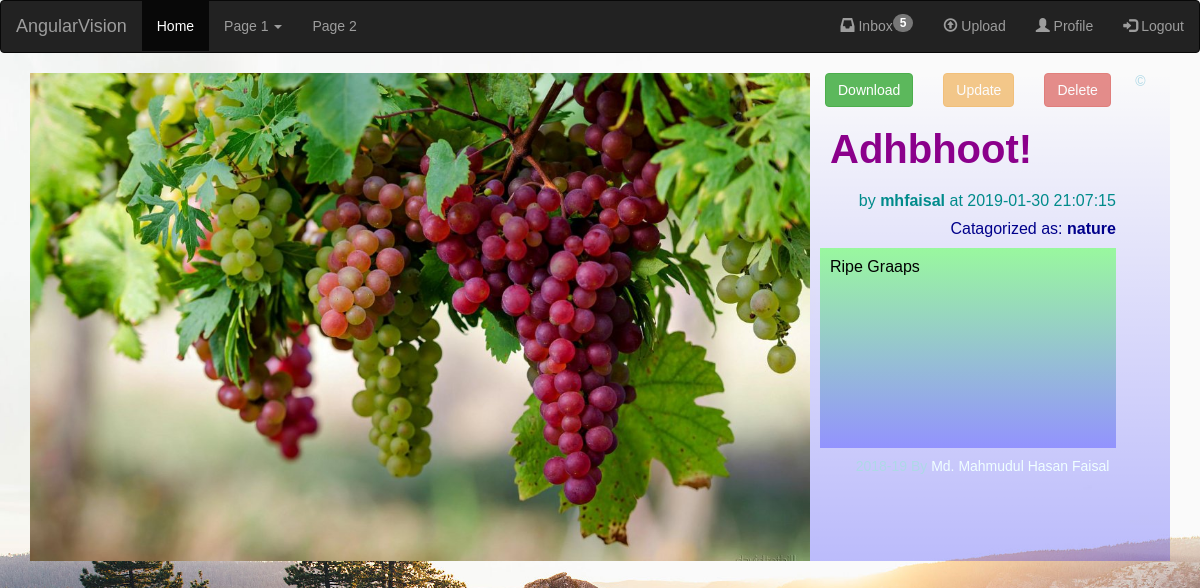
/photo.php?id=1548860836 (signed in), run on the app's committed database.
### tables this page shows
CREATE TABLE `uploads` (
  `image_id` int(11) NOT NULL,
  `username` varchar(32) NOT NULL,
  `image_title` varchar(255) NOT NULL,
  `image_caption` varchar(1024) NOT NULL,
  `mime` varchar(32) NOT NULL,
  `catagory` varchar(64) NOT NULL,
  `upload_time` datetime NOT NULL DEFAULT CURRENT_TIMESTAMP
);

### photo.php (the view, shortened to what this page needs)
<?php include "./header.php"; ?>
<?php
require_once "config.php";
$id = isset($_GET['id'])? $_GET['id'] : "0000";
$sql = "SELECT * FROM `uploads` WHERE image_id = '".$id."'";
$result = $mysqli->query($sql);
$uploader="";
$title="";
$catagory="";
$time="";
$caption="";
$mime = 'jpg';
$ability = "disabled";
echo "<div class='main_photo_container'>";
if ($result->num_rows > 0) {
    while($row = $result->fetch_assoc()) {
		if ($row['mime']=='image/jpeg'){
			$mime = 'jpg';
		} else if ($row['mime']=='image/png'){
			$mime = 'png';
		} else if ($row['mime']=='image/gif'){
			$mime = 'gif';
		}
		$uploader = $row['username'];
		$title =$row['image_title'];
		$catagory = $row['catagory'];
		$time = $row['upload_time'];
		$caption = $row['image_caption'];
	}
}
echo "<div class='photo_loader'> <img src='./img/uploads/".$id.".".$mime."'> </div>";
echo "<div class='photos_right'>";
echo "<div class='photo_operation'>";
echo "<a href='./img/uploads/".$id.".".$mime."' class='btn btn-success'>Download</a>";
echo "<a href='./update.php?id=".$id."' class='btn btn-warning'".$ability.">Update</a>";
echo "<a href='./delete.php?id=".$id."' class='btn btn-danger'".$ability.">Delete</a> </div>";
echo "<div class='photo_title'><span><b>".$title."</b></span></div>";
echo "<div class='photo_basic'><span>by <b>".$uploader."</b> at ".$time."</span></div>";
echo "<div class='photo_cat'><span>Catagorized as: <b>".$catagory."</b></span></div>";
echo "<div class='photo_caption'><span>".$caption."</span></div></div>";
?>
<?php include "./footer.php"; ?>

### css/style.css (style rules this page uses)
body { font: 14px sans-serif; background: url(../img/back1-alt.jpg) no-repeat; background-position: center top; background-size: cover; }
.photo_loader { float: left; min-width: 780px; }
.photo_loader img { max-width: 780px; }
.photo_operation .btn { margin-left: 15px; margin-right: 15px; }
.photos_right { float: left; max-width: 330px; }
.photo_title { font-size: 40px; margin: 20px; color: darkmagenta; }
.photo_basic { color: darkcyan; font-size: 16px; margin: 10px; text-align: right; }
.photo_cat { color: darkblue; font-size: 16px; margin: 10px; text-align: right; }
.photo_caption { padding: 10px; color: black; font-size: 16px; margin: 10px; min-height: 200px; background: linear-gradient(rgba(128,255,128,0.75),rgba(128,128,255,0.75)); }

### data on the page
uploads: image_title "Adhbhoot!", username "mhfaisal", upload_time "2019-01-30 21:07:15", catagory "nature", image_caption "Ripe Graaps"
